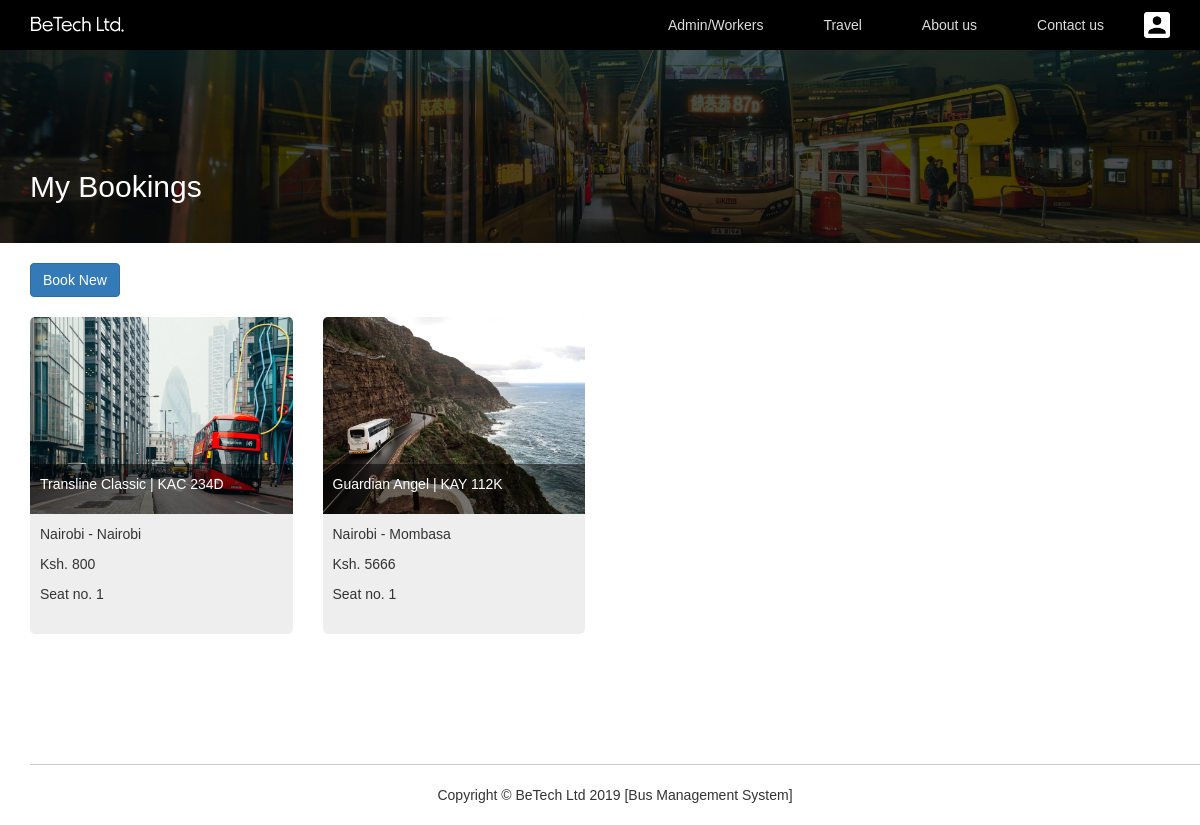
Screenshot of /customer/bookings.php (signed in) with the database file from the repository.
### tables this page shows
CREATE TABLE `seats` (
  `id` int(255) NOT NULL,
  `bus_id` varchar(255) NOT NULL,
  `seat_no` int(255) NOT NULL,
  `booking` varchar(255) NOT NULL DEFAULT 'empty-seat',
  `customer_id` varchar(255) NOT NULL
);

CREATE TABLE `buses` (
  `id` int(255) NOT NULL,
  `name` varchar(255) NOT NULL,
  `plate` varchar(255) NOT NULL,
  `route` varchar(255) NOT NULL,
  `seats` int(255) NOT NULL,
  `image` text NOT NULL
);

CREATE TABLE `routes` (
  `id` int(255) NOT NULL,
  `departure` text NOT NULL,
  `destination` text NOT NULL,
  `fare` varchar(255) NOT NULL
);

### include/header-include.php (called while the page is built, shortened)
<?php
  $root_url = "http://localhost/bus-management/";
?>

### customer/bookings.php (the view, shortened to what this page needs)
<?php
  include("../include/header-include.php");
?>
<html>
<head>
    <?php
        include($root_path . "include/head.php");
    ?>
</head>
<body>
  <?php
      include($root_path . "include/navigation.php");
  ?>
  <div class="pull-left w-100" style="width:100%; background: url('../images/buses.jpeg'); background-size: cover; background-position: center; ">
  <div class="pull-left w-100" style="width:100%; padding:100px 0px 30px 0px; background: rgba(0,0,0,.7);">
      <div class="container">
          <h2 style="color: #fff;">My Bookings</h2>
      </div>
  </div>
  </div>
  <div class="main-body buses">
    <div class="container">
      <div class="pull-left" style="float: left; width: 100%; padding: 20px 0px;">
        <?php
          if(isset($_SESSION["customer"])) {
        ?>
        <a href="<?php echo($root_url); ?>routes.php" class="btn btn-primary">Book New</a>
        <?php
          }
        ?>
      </div>
      <div class="row">
       <?php
       $customer_id = $_SESSION["customer"];
       $seats_q = "SELECT * FROM seats WHERE booking = 'occupied' AND customer_id = '$customer_id' ";
       $seats = mysqli_query($connection, $seats_q);
       if(mysqli_num_rows($seats) > 0) {
        while($seat = mysqli_fetch_array($seats)) {
          $bus_id = $seat["bus_id"];
          $buses_q = "SELECT * FROM buses WHERE id = '$bus_id'";
          $get = mysqli_query($connection, $buses_q);
          $bus = mysqli_fetch_array($get);
        ?>
              <div class="col-xs-12 col-sm-6 col-md-3">
                <div class="one-bus">
                  <div class="bus-details-box">
                    <div class="bus-details-inner" style="background: url('<?php echo $bus["image"]; ?>'); -webkit-background-size: cover;
             -o-background-size: cover;
                background-size: cover;
        background-position: center;">
                      <div class="bus-details-slide">
                        <p><?php echo $bus["name"]; ?> | <?php echo $bus["plate"]; ?></p>
                      </div>
                    </div>
                  </div>
                  <div class="more-details">
                    <?php
                    $route_id = (int)$bus["route"];
                    $route = mysqli_query($connection, "SELECT * FROM routes WHERE id = '$route_id'");
                    $route = mysqli_fetch_array($route);
                    ?>
                    <p><?php echo $route["departure"] ." - " . $route["destination"]; ?></p>
                    <p>Ksh. <?php echo $route["fare"]; ?></p>
                    <p>Seat no. <?php echo $seat["seat_no"]; ?></p>
                  </div>
                </div>
              </div>
        <?php
        }
       } else {
        ?>
        <p>No buses booked. <a href="<?php echo $root_url; ?>/routes.php">Book a bus</a></p>
        <?php
        }
        ?>
      </div>
    <?php
    include($root_path . "include/footer.php");
    ?>
    </body>
</html>

### css/overall.css (style rules this page uses)
* { padding: 0px; margin: 0px; outline: 0px; border: none; box-sizing: border-box; font-family: Helvetica; font-family: Sans-Serif,"Segoe UI","Segoe WP",Arial; -webkit-transition: .3s; transition: .3s; text-decoration: none; }

### css/login-register.css (style rules this page uses)
* { box-sizing: border-box; transition: .3s; }

### css/buses.css (style rules this page uses)
.one-bus { float: left; width: 100%; background: #eee; -webkit-border-radius: 5px; border-radius: 5px; overflow: hidden; margin-bottom: 30px; cursor: pointer; }
.one-bus .bus-details-box { float: left; width: 100%; position: relative; display: block; }
.one-bus .bus-details-box { content: ""; padding-top: 75%; display: block; }
.one-bus .bus-details-box .bus-details-inner { position: absolute; top: 0; left: 0; bottom: 0; right: 0; -webkit-background-size: cover; -o-background-size: cover; background-size: cover; background-position: center; }
.one-bus .bus-details-box .bus-details-inner .bus-details-slide { position: absolute; left: 0; bottom: 0; right: 0; background: rgba(0,0,0,.5); padding:10px; color:#fff; }
.one-bus .more-details { padding:10px 10px 20px 10px; width: 100%; float: left; }

### rows the page displays
seats: bus.image (picture), bus.name "Transline Classic", bus.plate "KAC 234D", routes.departure "Nairobi", routes.destination "Nairobi", routes.fare "800", seat_no "1"
seats: bus.image (picture), bus.name "Guardian Angel", bus.plate "KAY 112K", routes.departure "Nairobi", routes.destination "Mombasa", routes.fare "5666", seat_no "1"
